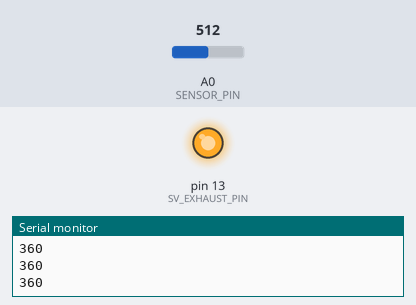
Recording of a sketch running on a simulated Arduino Uno, built with avr-gcc and run on an emulated ATmega328P. Shown: output pins drawn as LEDs (lit = HIGH), the last lines printed to the serial monitor. The test bench sets the inputs (shaded band); at power-on: A0 (SENSOR_PIN) = 512. The ROS host is connected and sends only what is stated; pins used as bus, display or sensor lines are not drawn.

Above: at 1.2 s.
1.3 s: A0 (SENSOR_PIN) set to 43
2.8 s: A0 (SENSOR_PIN) set to 34
At 4.0 s:
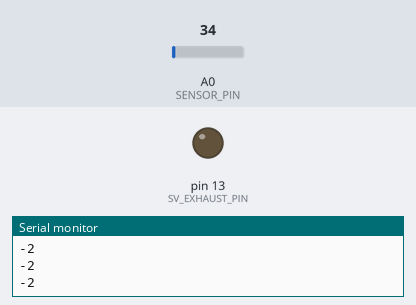
4.3 s: A0 (SENSOR_PIN) set to 122
At 5.2 s:
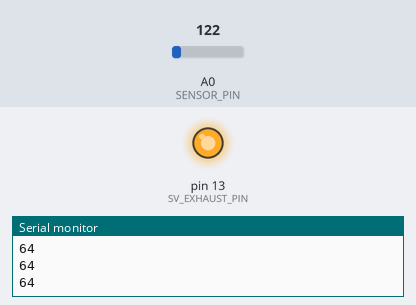
5.8 s: A0 (SENSOR_PIN) set to 0
At 6.4 s:
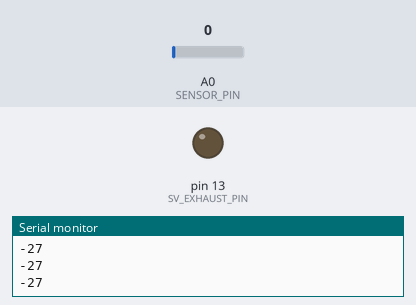
Timing chart, 0 to 8.3 s (numbered marks = the images above; inputs shaded):
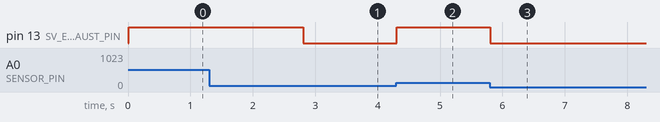

Measured:
- the behaviour switches between 39 and 38 on A0 (SENSOR_PIN) (found by bisection; images 0 and 1)
- after the input at 2.8 s, pin 13 (SV_EXHAUST_PIN): HIGH → LOW at once
- after the input at 4.3 s, pin 13 (SV_EXHAUST_PIN): LOW → HIGH at once
- after the input at 5.8 s, pin 13 (SV_EXHAUST_PIN): HIGH → LOW at once

The sketch:

air_pressure_sensor.ino
```cpp
#include <ros.h>
#include <std_msgs/Int8.h>
#include <std_msgs/Bool.h>
#define SENSOR_PIN 0
#define SV_PUMP_PIN 12
#define SV_EXHAUST_PIN 13

int P,val0;
std_msgs::Int8 sensor_msg;
std_msgs::Bool touch_msg;
float v,p;
int count = 0;
int state;
bool add_air_executed = false;

void demo_status_cb(const std_msgs::Bool &msg){
  if(!msg.data){
    state = 0; //待機状態に戻る
  }
}

//comment in this area when you get the value of air pressure sensor through ROS
ros::NodeHandle nh;
ros::Publisher sensor_pub("sensor", &sensor_msg);
ros::Publisher touch_pub("inflatable_touch", &touch_msg);
ros::Subscriber<std_msgs::Bool> demo_status_sub("/demo_status", &demo_status_cb);

void add_air() {
  digitalWrite(SV_PUMP_PIN,HIGH);
  digitalWrite(SV_EXHAUST_PIN,LOW);
  //digitalWrite(SV_EXHAUST_PIN,HIGH);
  }

void keep_pressure() {
  digitalWrite(SV_PUMP_PIN,LOW);
  digitalWrite(SV_EXHAUST_PIN,LOW);
  //digitalWrite(SV_EXHAUST_PIN,HIGH);
  }

void remove_air() {
  digitalWrite(SV_PUMP_PIN,LOW);
  digitalWrite(SV_EXHAUST_PIN,HIGH);
  //digitalWrite(SV_EXHAUST_PIN,LOW);
  }

void setup() {
  pinMode(SV_PUMP_PIN,OUTPUT);
  pinMode(SV_EXHAUST_PIN,OUTPUT);
  pinMode(SENSOR_PIN,INPUT);

  nh.getHardware()->setBaud(57600);
  Serial.begin(115200);
  nh.initNode();
  while(!nh.connected())
  {
    nh.spinOnce();
    delay(10);
  }
  nh.advertise(sensor_pub);
  nh.advertise(touch_pub);
  nh.subscribe(demo_status_sub);
  state = 0;
}

void loop() {
  val0 = analogRead(SENSOR_PIN);
  v = (val0 * 5.0) /1024.0;
  p = (v -0.18) / (0.0012858 * 5.0);
  P = int(p);
  Serial.println(P); //comment out this line when you get the value of air pressure sensor through ROS
  //comment in below lines when you get the value of air pressure sensor through ROS
  sensor_msg.data = P;
  sensor_pub.publish(&sensor_msg);

  if(state==0) {
    if (P<=1){
      add_air();
    }else if (P>1 && P<=3){
      keep_pressure();
    }else {
      state = 1;
      count = 0;
      //publish
      touch_msg.data = true;
      touch_pub.publish(&touch_msg);
    }
  }else if(state==1) {
    count++;
    if (!add_air_executed) {
      add_air();
      if (P > 3) {
        remove_air();
        add_air_executed = true;
        count = 0;
      } else if (count >= 500) {
        remove_air();
        add_air_executed = true;
        count = 0;
      }
    } else {
      remove_air();
      if (P < 1) {
        add_air();
        add_air_executed = false;
        count = 0;
      } else if (count >= 1000) {
        add_air_executed = false;
        count = 0;
      }
    }
  }

  delay(10);
  nh.spinOnce();
}
```
